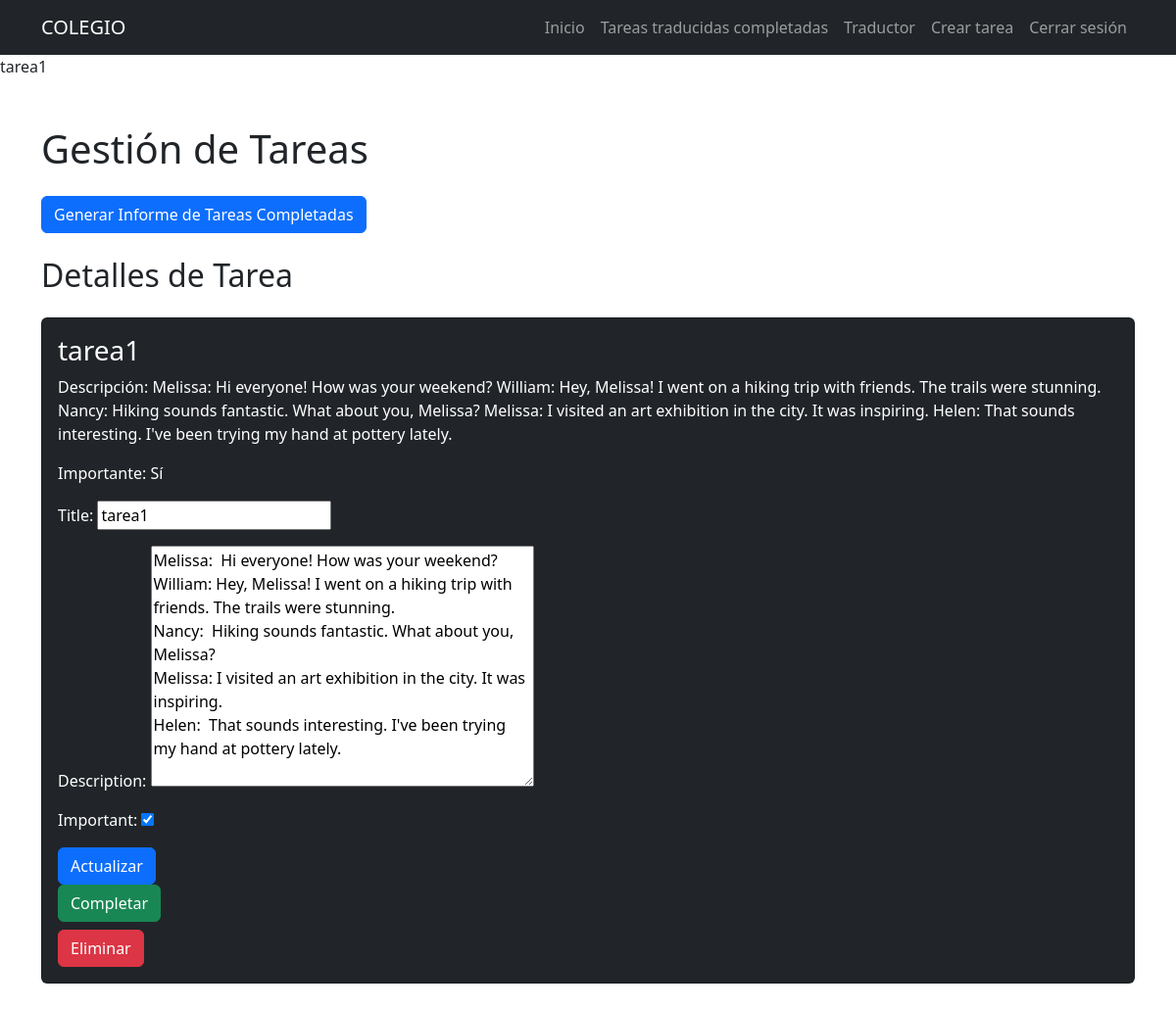
Page /tarea/2 (signed in) on the committed database.
### traductor/models.py (models this page shows, shortened)
class Task(models.Model):
  title = models.CharField(max_length=200)
  description = models.TextField(max_length=1000)
  created = models.DateTimeField(auto_now_add=True)
  datecompleted = models.DateTimeField(null=True, blank=True)
  important = models.BooleanField(default=False)
  user = models.ForeignKey(User, on_delete=models.CASCADE)

### traductor/views.py (the view, shortened to what this page needs)
# urls.py: path('tarea/<int:task_id>', views.task_detail, name='detalles_tarea'),
@login_required
def task_detail(request, task_id):
    if request.method == 'GET':
        task = get_object_or_404(Task, pk=task_id, user=request.user)
        form = TaskForm(instance=task)
        return render(request, 'detalles_tarea.html', {'tarea': task, 'form': form})

### traductor/forms.py
class TaskForm(ModelForm):
    class Meta:
        model = Task
        fields = ['title', 'description','important']

### traductor/templates/detalles_tarea.html (shortened to what this page needs)
{% extends 'base.html' %}
{% block content %}
{{ tarea.title }}
<div class="container my-5">
  <h1 class="mb-4">Gestión de Tareas</h1>
  <form action="{% url 'completed_tasks_report' %}" method="post" class="mb-4">
      <button type="submit" class="btn btn-primary">Generar Informe de Tareas Completadas</button>
  </form>
  <h2>Detalles de Tarea</h2>
  <div class="py-3">
    <div class="card bg-dark text-white mb-4">
      <div class="row">
              <alt="{{ tarea.title }}">
              <div class="card-body">
                  <h3 class="card-title">{{ tarea.title }}</h3>
                  <p class="card-text">Descripción: {{ tarea.description }}</p>
                  <p class="card-text">Importante: {% if tarea.important %}Sí{% else %}No{% endif %}</p>
                  <form method="POST">
                      {{ form.as_p }}
                      <button type="submit" class="btn btn-primary">
                          Actualizar
                      </button>
                  </form>
                  <form action="{% url 'complete_task' tarea.id %}" method="POST" class="mb-2">
                      <button type="submit" class="btn btn-success">
                          Completar
                      </button>
                  </form>
                  <form action="{% url 'delete_task' tarea.id %}" method="POST">
                      <button type="submit" class="btn btn-danger">
                          Eliminar
                      </button>
                  </form>
              </div>
          </div>
      </div>
  </div>
</div>
{% endblock %}

### rows in the picture
Task: title "tarea1", description "Melissa: Hi everyone! How was your weekend? William: Hey, Melissa! I went on a hiking trip with friends. The trails were stunning. Nancy: Hiking sounds fantastic. What about you, Melissa? Melissa: I visited an art exhibition in the city. It was inspiring. Helen: That sounds interesting. I've been trying my hand at pottery lately.", important "☑"
